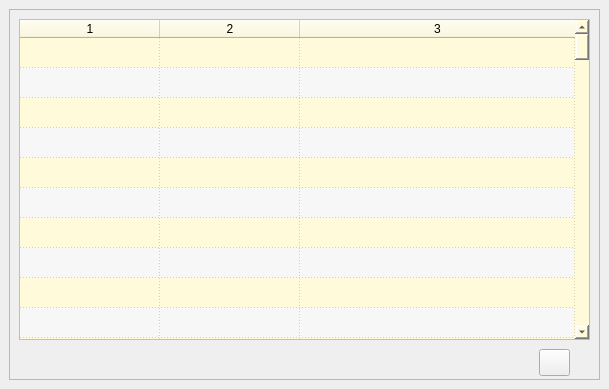
   <widget class="QWidget" name="fileTab">
    <attribute name="icon">
     <iconset resource="resources.qrc">
      <normaloff>:/icons/icons/document-open-2.ico</normaloff>:/icons/icons/document-open-2.ico</iconset>
    </attribute>
    <attribute name="title">
     <string>Files</string>
    </attribute>
    <widget class="QFrame" name="fileFrame">
     <property name="geometry">
      <rect>
       <x>9</x>
       <y>9</y>
       <width>591</width>
       <height>371</height>
      </rect>
     </property>
     <property name="frameShape">
      <enum>QFrame::StyledPanel</enum>
     </property>
     <property name="frameShadow">
      <enum>QFrame::Raised</enum>
     </property>
     <widget class="QTableWidget" name="fileTableWidget">
      <property name="geometry">
       <rect>
        <x>10</x>
        <y>10</y>
        <width>571</width>
        <height>321</height>
       </rect>
      </property>
      <property name="sizePolicy">
       <sizepolicy hsizetype="Expanding" vsizetype="Expanding">
        <horstretch>0</horstretch>
        <verstretch>0</verstretch>
       </sizepolicy>
      </property>
      <property name="maximumSize">
       <size>
        <width>16777215</width>
        <height>321</height>
       </size>
      </property>
      <property name="acceptDrops">
       <bool>true</bool>
      </property>
      <property name="styleSheet">
       <string notr="true">background-color: rgb(255, 250, 217)</string>
      </property>
      <property name="midLineWidth">
       <number>1</number>
      </property>
      <property name="verticalScrollBarPolicy">
       <enum>Qt::ScrollBarAsNeeded</enum>
      </property>
      <property name="horizontalScrollBarPolicy">
       <enum>Qt::ScrollBarAsNeeded</enum>
      </property>
      <property name="editTriggers">
       <set>QAbstractItemView::NoEditTriggers</set>
      </property>
      <property name="dragEnabled">
       <bool>true</bool>
      </property>
      <property name="dragDropMode">
       <enum>QAbstractItemView::DragDrop</enum>
      </property>
      <property name="defaultDropAction">
       <enum>Qt::CopyAction</enum>
      </property>
      <property name="alternatingRowColors">
       <bool>true</bool>
      </property>
      <property name="selectionMode">
       <enum>QAbstractItemView::SingleSelection</enum>
      </property>
      <property name="selectionBehavior">
       <enum>QAbstractItemView::SelectRows</enum>
      </property>
      <property name="verticalScrollMode">
       <enum>QAbstractItemView::ScrollPerPixel</enum>
      </property>
      <property name="gridStyle">
       <enum>Qt::DotLine</enum>
      </property>
      <property name="sortingEnabled">
       <bool>true</bool>
      </property>
      <property name="wordWrap">
       <bool>true</bool>
      </property>
      <property name="rowCount">
       <number>2000</number>
      </property>
      <property name="columnCount">
       <number>3</number>
      </property>
      <attribute name="horizontalHeaderCascadingSectionResizes">
       <bool>false</bool>
      </attribute>
      <attribute name="horizontalHeaderDefaultSectionSize">
       <number>140</number>
      </attribute>
      <attribute name="horizontalHeaderMinimumSectionSize">
       <number>45</number>
      </attribute>
      <attribute name="horizontalHeaderStretchLastSection">
       <bool>true</bool>
      </attribute>
      <attribute name="verticalHeaderVisible">
       <bool>false</bool>
      </attribute>
      <attribute name="verticalHeaderCascadingSectionResizes">
       <bool>true</bool>
      </attribute>
      <attribute name="verticalHeaderDefaultSectionSize">
       <number>30</number>
      </attribute>
      <row/>
      <row/>
      <row/>
      <row/>
      <row/>
      <row/>
      <row/>
      <row/>
      <row/>
      <row/>
      <row/>
      <row/>
      <row/>
      <row/>
      <row/>
      <row/>
      <row/>
      <row/>
      <row/>
      <row/>
      <row/>
      <row/>
      <row/>
      <row/>
      <row/>
      <row/>
      <row/>
      <row/>
      <row/>
      <row/>
      <row/>
      <row/>
      <row/>
      <row/>
      <row/>
      <row/>
      <row/>
      <row/>
      <row/>
      <row/>
      <row/>
      <row/>
      <row/>
      <row/>
      <row/>
      <row/>
      <row/>
      <row/>
      <row/>
      <row/>
      <row/>
      <row/>
      <row/>
      <row/>
      <row/>
      <row/>
      <row/>
      <row/>
      <row/>
      <row/>
      <row/>
      <row/>
      <row/>
      <row/>
      <row/>
      <row/>
      <row/>
      <row/>
      <row/>
      <row/>
      <row/>
      <row/>
      <row/>
      <row/>
      <row/>
      <row/>
      <row/>
      <row/>
      <row/>
      <row/>
      <row/>
      <row/>
      <row/>
      <row/>
      <row/>
      <row/>
      <row/>
      <row/>
      <row/>
      <row/>
      <row/>
      <row/>
      <row/>
      <row/>
      <row/>
      <row/>
      <row/>
      <row/>
      <row/>
      <row/>
      <row/>
      <row/>
      <row/>
      <row/>
      <row/>
      <row/>
      <row/>
      <row/>
      <row/>
      <row/>
      <row/>
      <row/>
      <row/>
      <row/>
      <row/>
      <row/>
      <row/>
      <row/>
      <row/>
      <row/>
      <row/>
      <row/>
      <row/>
      <row/>
      <row/>
      <row/>
      <row/>
      <row/>
      <row/>
      <row/>
      <row/>
      <row/>
      <row/>
      <row/>
      <row/>
      <row/>
      <row/>
      <row/>
      <row/>
      <row/>
      <row/>
      <row/>
      <row/>
      <row/>
      <row/>
      <row/>
      <row/>
      <row/>
      <row/>
      <row/>
      <row/>
      <row/>
      <row/>
      <row/>
      <row/>
      <row/>
      <row/>
      <row/>
      <row/>
      <row/>
      <row/>
      <row/>
      <row/>
      <row/>
      <row/>
      <row/>
      <row/>
      <row/>
      <row/>
      <row/>
      <row/>
      <row/>
      <row/>
      <row/>
      <row/>
      <row/>
      <row/>
      <row/>
      <row/>
      <row/>
      <row/>
      <row/>
      <row/>
      <row/>
      <row/>
      <row/>
      <row/>
      <row/>
      <row/>
      <row/>
      <row/>
      <row/>
      <row/>
      <row/>
      <row/>
      <row/>
      <row/>
      <row/>
      <row/>
      <row/>
      <row/>
      <row/>
      <row/>
      <row/>
      <row/>
      <row/>
      <row/>
      <row/>
      <row/>
      <row/>
      <row/>
      <row/>
      <row/>
      <row/>
      <row/>
      <row/>
      <row/>
      <row/>
      <row/>
      <row/>
      <row/>
      <row/>
      <row/>
      <row/>
      <row/>
      <row/>
      <row/>
      <row/>
      <row/>
      <row/>
      <row/>
      <row/>
      <row/>
      <row/>
      <row/>
      <row/>
      <row/>
      <row/>
      <row/>
      <row/>
      <row/>
      <row/>
      <row/>
      <row/>
      <row/>
      <row/>
      <row/>
      <row/>
      <row/>
      <row/>
      <row/>
      <row/>
      <row/>
      <row/>
      <row/>
      <row/>
      <row/>
      <row/>
      <row/>
      <row/>
      <row/>
      <row/>
      <row/>
      <row/>
      <row/>
      <row/>
      <row/>
      <row/>
      <row/>
      <row/>
      <row/>
      <row/>
      <row/>
      <row/>
      <row/>
      <row/>
      <row/>
      <row/>
      <row/>
      <row/>
      <row/>
      <row/>
      <row/>
      <row/>
      <row/>
      <row/>
      <row/>
      <row/>
      <row/>
      <row/>
      <row/>
      <row/>
      <row/>
      <row/>
      <row/>
      <row/>
      <row/>
      <row/>
      <row/>
      <row/>
      <row/>
      <row/>
      <row/>
      <row/>
      <row/>
      <row/>
      <row/>
      <row/>
      <row/>
      <row/>
      <row/>
      <row/>
      <row/>
      <row/>
      <row/>
      <row/>
      <row/>
      <row/>
      <row/>
      <row/>
      <row/>
      <row/>
      <row/>
      <row/>
      <row/>
      <row/>
      <row/>
      <row/>
      <row/>
      <row/>
      <row/>
      <row/>
      <row/>
      <row/>
      <row/>
      <row/>
      <row/>
      <row/>
      <row/>
      <row/>
      <row/>
      <row/>
      <row/>
      <row/>
      <row/>
      <row/>
      <row/>
      <row/>
      <row/>
      <row/>
      <row/>
      <row/>
      <row/>
      <row/>
      <row/>
      <row/>
      <row/>
      <row/>
      <row/>
      <row/>
      <row/>
      <row/>
      <row/>
      <row/>
      <row/>
      <row/>
      <row/>
      <row/>
      <row/>
      <row/>
      <row/>
      <row/>
      <row/>
      <row/>
      <row/>
      <row/>
      <row/>
      <row/>
      <row/>
      <row/>
      <row/>
      <row/>
      <row/>
      <row/>
      <row/>
      <row/>
      <row/>
      <row/>
      <row/>
      <row/>
      <row/>
      <row/>
      <row/>
      <row/>
      <row/>
      <row/>
      <row/>
      <row/>
      <row/>
      <row/>
      <row/>
      <row/>
      <row/>
      <row/>
      <row/>
      <row/>
      <row/>
      <row/>
      <row/>
      <row/>
      <row/>
      <row/>
      <row/>
      <row/>
      <row/>
      <row/>
      <row/>
      <row/>
      <row/>
      <row/>
      <row/>
      <row/>
      <row/>
      <row/>
      <row/>
      <row/>
      <row/>
      <row/>
      <row/>
      <row/>
      <row/>
      <row/>
      <row/>
      <row/>
      <row/>
      <row/>
      <row/>
      <row/>
      <row/>
      <row/>
      <row/>
      <row/>
      <row/>
      <row/>
      <row/>
      <row/>
      <row/>
      <row/>
      <row/>
      <row/>
      <row/>
      <row/>
      <row/>
      <row/>
      <row/>
      <row/>
      <row/>
      <row/>
      <row/>
      <row/>
      <row/>
      <row/>
      <row/>
      <row/>
      <row/>
      <row/>
      <row/>
      <row/>
      <row/>
      <row/>
      <row/>
      <row/>
      <row/>
      <row/>
      <row/>
      <row/>
      <row/>
      <row/>
      <row/>
      <row/>
      <row/>
      <row/>
      <row/>
      <row/>
      <row/>
      <row/>
      <row/>
      <row/>
      <row/>
      <row/>
      <row/>
      <row/>
      <row/>
      <row/>
      <row/>
      <row/>
      <row/>
      <row/>
      <row/>
      <row/>
      <row/>
      <row/>
      <row/>
      <row/>
      <row/>
      <row/>
      <row/>
      <row/>
      <row/>
      <row/>
      <row/>
      <row/>
      <row/>
      <row/>
      <row/>
      <row/>
      <row/>
      <row/>
      <row/>
      <row/>
      <row/>
      <row/>
      <row/>
      <row/>
      <row/>
      <row/>
      <row/>
      <row/>
      <row/>
      <row/>
      <row/>
      <row/>
      <row/>
      <row/>
      <row/>
      <row/>
      <row/>
      <row/>
      <row/>
      <row/>
      <row/>
      <row/>
      <row/>
      <row/>
      <row/>
      <row/>
      <row/>
      <row/>
      <row/>
      <row/>
      <row/>
      <row/>
      <row/>
      <row/>
      <row/>
      <row/>
      <row/>
      <row/>
      <row/>
      <row/>
      <row/>
      <row/>
      <row/>
      <row/>
      <row/>
      <row/>
      <row/>
      <row/>
      <row/>
      <row/>
      <row/>
      <row/>
      <row/>
      <row/>
      <row/>
      <row/>
      <row/>
      <row/>
      <row/>
      <row/>
      <row/>
      <row/>
      <row/>
      <row/>
      <row/>
      <row/>
      <row/>
      <row/>
      <row/>
      <row/>
      <row/>
      <row/>
      <row/>
      <row/>
      <row/>
      <row/>
      <row/>
      <row/>
      <row/>
      <row/>
      <row/>
      <row/>
      <row/>
      <row/>
      <row/>
      <row/>
      <row/>
      <row/>
      <row/>
      <row/>
      <row/>
      <row/>
      <row/>
      <row/>
      <row/>
      <row/>
      <row/>
      <row/>
      <row/>
      <row/>
      <row/>
      <row/>
      <row/>
      <row/>
      <row/>
      <row/>
      <row/>
      <row/>
      <row/>
      <row/>
      <row/>
      <row/>
      <row/>
      <row/>
      <row/>
      <row/>
      <row/>
      <row/>
      <row/>
      <row/>
      <row/>
      <row/>
      <row/>
      <row/>
      <row/>
      <row/>
      <row/>
      <row/>
      <row/>
      <row/>
      <row/>
      <row/>
      <row/>
      <row/>
      <row/>
      <row/>
      <row/>
      <row/>
      <row/>
      <row/>
      <row/>
      <row/>
      <row/>
      <row/>
      <row/>
      <row/>
      <row/>
      <row/>
      <row/>
      <row/>
      <row/>
      <row/>
      <row/>
      <row/>
      <row/>
      <row/>
      <row/>
      <row/>
      <row/>
      <row/>
      <row/>
      <row/>
      <row/>
      <row/>
      <row/>
      <row/>
      <row/>
      <row/>
      <row/>
      <row/>
      <row/>
      <row/>
      <row/>
      <row/>
      <row/>
      <row/>
      <row/>
      <row/>
      <row/>
      <row/>
      <row/>
      <row/>
      <row/>
      <row/>
      <row/>
      <row/>
      <row/>
      <row/>
      <row/>
      <row/>
      <row/>
      <row/>
      <row/>
      <row/>
      <row/>
      <row/>
      <row/>
      <row/>
      <row/>
      <row/>
      <row/>
      <row/>
      <row/>
      <row/>
      <row/>
      <row/>
      <row/>
      <row/>
      <row/>
      <row/>
      <row/>
      <row/>
      <row/>
      <row/>
      <row/>
      <row/>
      <row/>
      <row/>
      <row/>
      <row/>
      <row/>
      <row/>
      <row/>
      <row/>
      <row/>
      <row/>
      <row/>
      <row/>
      <row/>
      <row/>
      <row/>
      <row/>
      <row/>
      <row/>
      <row/>
      <row/>
      <row/>
      <row/>
      <row/>
      <row/>
      <row/>
      <row/>
      <row/>
      <row/>
      <row/>
      <row/>
      <row/>
      <row/>
      <row/>
      <row/>
      <row/>
      <row/>
      <row/>
      <row/>
      <row/>
      <row/>
      <row/>
      <row/>
      <row/>
      <row/>
      <row/>
      <row/>
      <row/>
      <row/>
      <row/>
      <row/>
      <row/>
      <row/>
      <row/>
      <row/>
      <row/>
      <row/>
      <row/>
      <row/>
      <row/>
      <row/>
      <row/>
      <row/>
      <row/>
      <row/>
      <row/>
      <row/>
      <row/>
      <row/>
      <row/>
      <row/>
      <row/>
      <row/>
      <row/>
      <row/>
      <row/>
      <row/>
      <row/>
      <row/>
      <row/>
      <row/>
      <row/>
      <row/>
      <row/>
      <row/>
      <row/>
      <row/>
      <row/>
      <row/>
      <row/>
      <row/>
      <row/>
      <row/>
      <row/>
      <row/>
      <row/>
      <row/>
      <row/>
      <row/>
      <row/>
      <row/>
      <row/>
      <row/>
      <row/>
      <row/>
      <row/>
      <row/>
      <row/>
      <row/>
      <row/>
      <row/>
      <row/>
      <row/>
      <row/>
      <row/>
      <row/>
      <row/>
      <row/>
      <row/>
      <row/>
      <row/>
      <row/>
      <row/>
      <row/>
      <row/>
      <row/>
      <row/>
      <row/>
      <row/>
      <row/>
      <row/>
      <row/>
      <row/>
      <row/>
      <row/>
      <row/>
      <row/>
      <row/>
      <row/>
      <row/>
      <row/>
      <row/>
      <row/>
      <row/>
      <row/>
      <row/>
      <row/>
      <row/>
      <row/>
      <row/>
      <row/>
      <row/>
      <row/>
      <row/>
      <row/>
      <row/>
      <row/>
      <row/>
      <row/>
      <row/>
      <row/>
      <row/>
      <row/>
      <row/>
      <row/>
      <row/>
      <row/>
      <row/>
      <row/>
      <row/>
      <row/>
      <row/>
      <row/>
      <row/>
      <row/>
      <row/>
      <row/>
      <row/>
      <row/>
      <row/>
      <row/>
      <row/>
      <row/>
      <row/>
      <row/>
      <row/>
      <row/>
      <row/>
      <row/>
      <row/>
      <row/>
      <row/>
      <row/>
      <row/>
      <row/>
      <row/>
      <row/>
      <row/>
      <row/>
      <row/>
      <row/>
      <row/>
      <row/>
      <row/>
      <row/>
      <row/>
      <row/>
      <row/>
      <row/>
      <row/>
      <row/>
      <row/>
      <row/>
      <row/>
      <row/>
      <row/>
      <row/>
      <row/>
      <row/>
      <row/>
      <row/>
      <row/>
      <row/>
      <row/>
      <row/>
      <row/>
      <row/>
      <row/>
      <row/>
      <row/>
      <row/>
      <row/>
      <row/>
      <row/>
      <row/>
      <row/>
      <row/>
      <row/>
      <row/>
      <row/>
      <row/>
      <row/>
      <row/>
      <row/>
      <row/>
      <row/>
      <row/>
      <row/>
      <row/>
      <row/>
      <row/>
      <row/>
      <row/>
      <row/>
      <row/>
      <row/>
      <row/>
      <row/>
      <row/>
      <row/>
      <row/>
      <row/>
      <row/>
      <row/>
      <row/>
      <row/>
      <row/>
      <row/>
      <row/>
      <row/>
      <row/>
      <row/>
      <row/>
      <row/>
      <row/>
      <row/>
      <row/>
      <row/>
      <row/>
      <row/>
      <row/>
      <row/>
      <row/>
      <row/>
      <row/>
      <row/>
      <row/>
      <row/>
      <row/>
      <row/>
      <row/>
      <row/>
      <row/>
      <row/>
      <row/>
      <row/>
      <row/>
      <row/>
      <row/>
      <row/>
      <row/>
      <row/>
      <row/>
      <row/>
      <row/>
      <row/>
      <row/>
      <row/>
      <row/>
      <row/>
      <row/>
      <row/>
      <row/>
      <row/>
      <row/>
      <row/>
      <row/>
      <row/>
      <row/>
      <row/>
      <row/>
      <row/>
      <row/>
      <row/>
      <row/>
      <row/>
      <row/>
      <row/>
      <row/>
      <row/>
      <row/>
      <row/>
      <row/>
      <row/>
      <row/>
      <row/>
      <row/>
      <row/>
      <row/>
      <row/>
      <row/>
      <row/>
      <row/>
      <row/>
      <row/>
      <row/>
      <row/>
      <row/>
      <row/>
      <row/>
      <row/>
      <row/>
      <row/>
      <row/>
      <row/>
      <row/>
      <row/>
      <row/>
      <row/>
      <row/>
      <row/>
      <row/>
      <row/>
      <row/>
      <row/>
      <row/>
      <row/>
      <row/>
      <row/>
      <row/>
      <row/>
      <row/>
      <row/>
      <row/>
      <row/>
      <row/>
      <row/>
      <row/>
      <row/>
      <row/>
      <row/>
      <row/>
      <row/>
      <row/>
      <row/>
      <row/>
      <row/>
      <row/>
      <row/>
      <row/>
      <row/>
      <row/>
      <row/>
      <row/>
      <row/>
      <row/>
      <row/>
      <row/>
      <row/>
      <row/>
      <row/>
      <row/>
      <row/>
      <row/>
      <row/>
      <row/>
      <row/>
      <row/>
      <row/>
      <row/>
      <row/>
      <row/>
      <row/>
      <row/>
      <row/>
      <row/>
      <row/>
      <row/>
      <row/>
      <row/>
      <row/>
      <row/>
      <row/>
      <row/>
      <row/>
      <row/>
      <row/>
      <row/>
      <row/>
      <row/>
      <row/>
      <row/>
      <row/>
      <row/>
      <row/>
      <row/>
      <row/>
      <row/>
      <row/>
      <row/>
      <row/>
      <row/>
      <row/>
      <row/>
      <row/>
      <row/>
      <row/>
      <row/>
      <row/>
      <row/>
      <row/>
      <row/>
      <row/>
      <row/>
      <row/>
      <row/>
      <row/>
      <row/>
      <row/>
      <row/>
      <row/>
      <row/>
      <row/>
      <row/>
      <row/>
      <row/>
      <row/>
      <row/>
      <row/>
      <row/>
      <row/>
      <row/>
      <row/>
      <row/>
      <row/>
      <row/>
      <row/>
      <row/>
      <row/>
      <row/>
      <row/>
      <row/>
      <row/>
      <row/>
      <row/>
      <row/>
      <row/>
      <row/>
      <row/>
      <row/>
      <row/>
      <row/>
      <row/>
      <row/>
      <row/>
      <row/>
      <row/>
      <row/>
      <row/>
      <row/>
      <row/>
      <row/>
      <row/>
      <row/>
      <row/>
      <row/>
      <row/>
      <row/>
      <row/>
      <row/>
      <row/>
      <row/>
      <row/>
      <row/>
      <row/>
      <row/>
      <row/>
      <row/>
      <row/>
      <row/>
      <row/>
      <row/>
      <row/>
      <row/>
      <row/>
      <row/>
      <row/>
      <row/>
      <row/>
      <row/>
      <row/>
      <row/>
      <row/>
      <row/>
      <row/>
      <row/>
      <row/>
      <row/>
      <row/>
      <row/>
      <row/>
      <row/>
      <row/>
      <row/>
      <row/>
      <row/>
      <row/>
      <row/>
      <row/>
      <row/>
      <row/>
      <row/>
      <row/>
      <row/>
      <row/>
      <row/>
      <row/>
      <row/>
      <row/>
      <row/>
      <row/>
      <row/>
      <row/>
      <row/>
      <row/>
      <row/>
      <row/>
      <row/>
      <row/>
      <row/>
      <row/>
      <row/>
      <row/>
      <row/>
      <row/>
      <row/>
      <row/>
      <row/>
      <row/>
      <row/>
      <row/>
      <row/>
      <row/>
      <row/>
      <row/>
      <row/>
      <row/>
      <row/>
      <row/>
      <row/>
      <row/>
      <row/>
      <row/>
      <row/>
      <row/>
      <row/>
      <row/>
      <row/>
      <row/>
      <row/>
      <row/>
      <row/>
      <row/>
      <row/>
      <row/>
      <row/>
      <row/>
      <row/>
      <row/>
      <row/>
      <row/>
      <row/>
      <row/>
      <row/>
      <row/>
      <row/>
      <row/>
      <row/>
      <row/>
      <row/>
      <row/>
      <row/>
      <row/>
      <row/>
      <row/>
      <row/>
      <row/>
      <row/>
      <row/>
      <row/>
      <row/>
      <row/>
      <row/>
      <row/>
      <row/>
      <row/>
      <row/>
      <row/>
      <row/>
      <row/>
      <row/>
      <row/>
      <row/>
      <row/>
      <row/>
      <row/>
      <row/>
      <row/>
      <row/>
      <row/>
      <row/>
      <row/>
      <row/>
      <row/>
      <row/>
      <row/>
      <row/>
      <row/>
      <row/>
      <row/>
      <row/>
      <row/>
      <row/>
      <row/>
      <row/>
      <row/>
      <row/>
      <row/>
      <row/>
      <row/>
      <row/>
      <row/>
      <row/>
      <row/>
      <row/>
      <row/>
      <row/>
      <row/>
      <row/>
      <row/>
      <row/>
      <row/>
      <row/>
      <row/>
      <row/>
      <row/>
      <row/>
      <row/>
      <row/>
      <row/>
      <row/>
      <row/>
      <row/>
      <row/>
      <row/>
      <row/>
      <row/>
      <row/>
      <row/>
      <row/>
      <row/>
      <row/>
      <row/>
      <row/>
      <row/>
      <row/>
      <row/>
      <row/>
      <row/>
      <row/>
      <row/>
      <row/>
      <row/>
      <row/>
      <row/>
      <row/>
      <row/>
      <row/>
      <row/>
      <row/>
      <row/>
      <row/>
      <row/>
      <row/>
      <row/>
      <row/>
      <row/>
      <row/>
      <row/>
      <row/>
      <row/>
      <row/>
      <row/>
      <row/>
      <row/>
      <row/>
      <row/>
      <row/>
      <row/>
      <row/>
      <row/>
      <row/>
      <row/>
      <row/>
      <row/>
      <row/>
      <row/>
      <row/>
      <row/>
      <row/>
      <row/>
      <row/>
      <row/>
      <row/>
      <row/>
      <row/>
      <row/>
      <row/>
      <row/>
      <row/>
      <row/>
      <row/>
      <row/>
      <row/>
      <row/>
      <row/>
      <row/>
      <row/>
      <row/>
      <row/>
      <row/>
      <row/>
      <row/>
      <row/>
      <row/>
      <row/>
      <row/>
      <row/>
      <row/>
      <row/>
      <row/>
      <row/>
      <row/>
      <row/>
      <row/>
      <row/>
      <row/>
      <row/>
      <row/>
      <row/>
      <row/>
      <row/>
      <row/>
      <row/>
      <row/>
      <row/>
      <row/>
      <row/>
      <row/>
      <row/>
      <row/>
      <row/>
      <row/>
      <row/>
      <row/>
      <row/>
      <row/>
      <row/>
      <row/>
      <row/>
      <row/>
      <row/>
      <row/>
      <row/>
      <row/>
      <row/>
      <row/>
      <row/>
      <row/>
      <row/>
      <row/>
      <row/>
      <row/>
      <row/>
      <row/>
      <row/>
      <row/>
      <row/>
      <row/>
      <row/>
      <row/>
      <row/>
      <row/>
      <row/>
      <row/>
      <row/>
      <row/>
      <row/>
      <row/>
      <row/>
      <row/>
      <row/>
      <row/>
      <row/>
      <row/>
      <row/>
      <row/>
      <row/>
      <row/>
      <row/>
      <row/>
      <row/>
      <row/>
      <row/>
      <row/>
      <row/>
      <row/>
      <row/>
      <row/>
      <row/>
      <row/>
      <row/>
      <row/>
      <row/>
      <row/>
      <row/>
      <row/>
      <row/>
      <row/>
      <row/>
      <row/>
      <row/>
      <row/>
      <row/>
      <row/>
      <row/>
      <row/>
      <row/>
      <row/>
      <row/>
      <row/>
      <row/>
      <row/>
      <row/>
      <row/>
      <row/>
      <row/>
      <row/>
      <row/>
      <row/>
      <row/>
      <row/>
      <row/>
      <row/>
      <row/>
      <row/>
      <row/>
      <row/>
      <row/>
      <row/>
      <row/>
      <row/>
      <row/>
      <row/>
      <row/>
      <row/>
      <row/>
      <row/>
      <row/>
      <row/>
      <row/>
      <row/>
      <row/>
      <row/>
      <row/>
      <row/>
      <row/>
      <row/>
      <row/>
      <row/>
      <row/>
      <row/>
      <row/>
      <row/>
      <row/>
      <row/>
      <row/>
      <row/>
      <row/>
      <row/>
      <row/>
      <row/>
      <row/>
      <row/>
      <row/>
      <row/>
      <row/>
      <row/>
      <row/>
      <row/>
      <row/>
      <row/>
      <row/>
      <row/>
      <row/>
      <row/>
      <row/>
      <row/>
      <row/>
      <row/>
      <row/>
      <row/>
      <row/>
      <row/>
      <row/>
      <row/>
      <row/>
      <row/>
      <row/>
      <row/>
      <row/>
      <row/>
      <row/>
      <row/>
      <row/>
      <row/>
      <row/>
      <row/>
      <row/>
      <row/>
      <row/>
      <row/>
      <row/>
      <row/>
      <row/>
      <row/>
      <row/>
      <row/>
      <row/>
      <row/>
      <row/>
      <row/>
      <row/>
      <row/>
      <row/>
      <row/>
      <row/>
      <row/>
      <row/>
      <row/>
      <row/>
      <row/>
      <row/>
      <row/>
      <row/>
      <row/>
      <row/>
      <row/>
      <row/>
      <row/>
      <row/>
      <row/>
      <row/>
      <row/>
      <row/>
      <row/>
      <row/>
      <row/>
      <row/>
      <row/>
      <row/>
      <row/>
      <row/>
      <row/>
      <row/>
      <row/>
      <row/>
      <row/>
      <row/>
      <row/>
      <row/>
      <row/>
      <row/>
      <row/>
      <row/>
      <row/>
      <row/>
      <row/>
      <row/>
      <row/>
      <row/>
      <row/>
      <row/>
      <row/>
      <row/>
      <row/>
      <row/>
      <row/>
      <row/>
      <row/>
      <row/>
      <row/>
      <row/>
      <row/>
      <row/>
      <row/>
      <row/>
      <row/>
      <row/>
      <row/>
      <row/>
      <row/>
      <row/>
      <row/>
      <row/>
      <row/>
      <row/>
      <row/>
      <row/>
      <row/>
      <row/>
      <row/>
      <row/>
      <row/>
      <row/>
      <row/>
      <row/>
      <row/>
      <row/>
      <row/>
      <row/>
      <row/>
      <row/>
      <row/>
      <row/>
      <row/>
      <row/>
      <row/>
      <row/>
      <row/>
      <row/>
      <row/>
      <row/>
      <row/>
      <row/>
      <row/>
      <row/>
      <row/>
      <row/>
      <row/>
      <row/>
      <row/>
      <row/>
      <row/>
      <row/>
      <row/>
      <row/>
      <row/>
      <row/>
      <row/>
      <row/>
      <row/>
      <row/>
      <row/>
      <row/>
      <row/>
      <row/>
      <row/>
      <row/>
      <row/>
      <row/>
      <row/>
      <row/>
      <row/>
      <row/>
      <row/>
      <row/>
      <row/>
      <row/>
      <row/>
      <row/>
      <row/>
      <row/>
      <row/>
      <row/>
      <row/>
      <row/>
      <row/>
      <row/>
      <row/>
      <row/>
      <row/>
      <row/>
      <row/>
      <row/>
      <row/>
      <row/>
      <row/>
      <row/>
      <row/>
      <row/>
      <row/>
      <row/>
      <row/>
      <row/>
      <row/>
      <row/>
      <row/>
      <row/>
      <row/>
      <row/>
      <row/>
      <row/>
      <row/>
      <row/>
      <row/>
      <row/>
      <row/>
      <row/>
      <row/>
      <row/>
      <row/>
      <row/>
      <row/>
      <row/>
      <row/>
      <row/>
      <row/>
      <row/>
      <row/>
      <row/>
      <row/>
      <row/>
      <row/>
      <row/>
      <row/>
      <row/>
      <row/>
      <row/>
      <row/>
      <row/>
      <row/>
      <row/>
      <row/>
      <row/>
      <row/>
      <row/>
      <row/>
      <row/>
      <row/>
      <row/>
      <row/>
      <row/>
      <row/>
      <row/>
      <row/>
      <row/>
      <row/>
      <row/>
      <row/>
      <row/>
      <row/>
      <row/>
      <row/>
      <row/>
      <row/>
      <row/>
      <row/>
      <row/>
      <row/>
      <row/>
      <row/>
      <row/>
      <row/>
      <row/>
      <row/>
      <row/>
      <row/>
      <row/>
      <row/>
      <row/>
      <row/>
      <row/>
      <row/>
      <row/>
      <row/>
      <row/>
      <row/>
      <row/>
      <row/>
      <row/>
      <row/>
      <row/>
      <row/>
      <row/>
      <row/>
      <row/>
      <row/>
      <row/>
      <row/>
      <row/>
      <row/>
      <row/>
      <row/>
      <row/>
      <row/>
      <row/>
      <row/>
      <row/>
      <row/>
      <row/>
      <row/>
      <row/>
      <row/>
      <row/>
      <row/>
      <row/>
      <row/>
      <row/>
      <row/>
      <row/>
      <row/>
      <row/>
      <row/>
      <row/>
      <column/>
      <column/>
      <column/>
     </widget>
     <widget class="QPushButton" name="filePushButton">
      <property name="geometry">
       <rect>
        <x>530</x>
        <y>340</y>
        <width>31</width>
        <height>27</height>
       </rect>
      </property>
      <property name="toolTip">
       <string>Add New File</string>
      </property>
      <property name="text">
       <string/>
      </property>
      <property name="icon">
       <iconset resource="resources.qrc">
        <normaloff>:/icons/icons/document-open-2.ico</normaloff>:/icons/icons/document-open-2.ico</iconset>
      </property>
     </widget>
    </widget>
   </widget>
